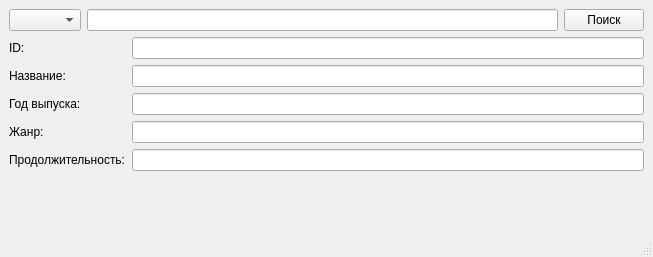
<?xml version="1.0" encoding="UTF-8"?>
<ui version="4.0">
 <class>MainWindow</class>
 <widget class="QMainWindow" name="MainWindow">
  <property name="geometry">
   <rect>
    <x>0</x>
    <y>0</y>
    <width>653</width>
    <height>257</height>
   </rect>
  </property>
  <property name="windowTitle">
   <string>MainWindow</string>
  </property>
  <widget class="QWidget" name="centralwidget">
   <layout class="QVBoxLayout" name="verticalLayout_4">
    <item>
     <layout class="QHBoxLayout" name="horizontalLayout">
      <item>
       <widget class="QComboBox" name="comboBox"/>
      </item>
      <item>
       <widget class="QLineEdit" name="lineEdit"/>
      </item>
      <item>
       <widget class="QPushButton" name="pushButton">
        <property name="text">
         <string>Поиск</string>
        </property>
       </widget>
      </item>
     </layout>
    </item>
    <item>
     <layout class="QVBoxLayout" name="verticalLayout_3">
      <item>
       <layout class="QHBoxLayout" name="horizontalLayout_2">
        <item>
         <layout class="QVBoxLayout" name="verticalLayout_2">
          <item>
           <widget class="QLabel" name="label">
            <property name="text">
             <string>ID:</string>
            </property>
           </widget>
          </item>
          <item>
           <widget class="QLabel" name="label_2">
            <property name="text">
             <string>Название:</string>
            </property>
           </widget>
          </item>
          <item>
           <widget class="QLabel" name="label_3">
            <property name="text">
             <string>Год выпуска:</string>
            </property>
           </widget>
          </item>
          <item>
           <widget class="QLabel" name="label_4">
            <property name="text">
             <string>Жанр:</string>
            </property>
           </widget>
          </item>
          <item>
           <widget class="QLabel" name="label_5">
            <property name="text">
             <string>Продолжительность:</string>
            </property>
           </widget>
          </item>
         </layout>
        </item>
        <item>
         <layout class="QVBoxLayout" name="verticalLayout">
          <item>
           <widget class="QLineEdit" name="lineEdit_2"/>
          </item>
          <item>
           <widget class="QLineEdit" name="lineEdit_3"/>
          </item>
          <item>
           <widget class="QLineEdit" name="lineEdit_4"/>
          </item>
          <item>
           <widget class="QLineEdit" name="lineEdit_5"/>
          </item>
          <item>
           <widget class="QLineEdit" name="lineEdit_6"/>
          </item>
         </layout>
        </item>
       </layout>
      </item>
      <item>
       <widget class="QLabel" name="label_6">
        <property name="text">
         <string/>
        </property>
       </widget>
      </item>
     </layout>
    </item>
   </layout>
  </widget>
  <widget class="QMenuBar" name="menubar">
   <property name="geometry">
    <rect>
     <x>0</x>
     <y>0</y>
     <width>653</width>
     <height>20</height>
    </rect>
   </property>
  </widget>
  <widget class="QStatusBar" name="statusbar"/>
 </widget>
 <resources/>
 <connections/>
</ui>
